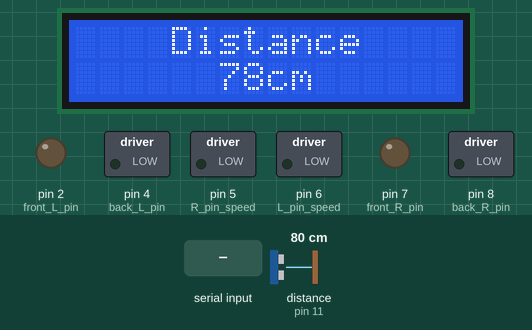
A sketch run on a simulated Arduino Uno, built with avr-gcc and run on an emulated ATmega328P. Shown: 16×2 character LCD, switched loads named in the sketch (green lamp = pin HIGH), output pins drawn as LEDs (lit = HIGH). Wiring (inferred from the names in the program): ultrasonic range finder: trigger pin 10; echo pin 11. The test bench sets the inputs (shaded band); at power-on: distance to the obstacle (sensor on pin 11) 80 cm. The echo pulse lasts 58.3 µs per cm; pins used as bus, display or sensor lines are not drawn; what the sketch prints to the serial monitor is not drawn.

Above: at 1.2 s.
1.3 s: "4" received over Serial
At 2.4 s:
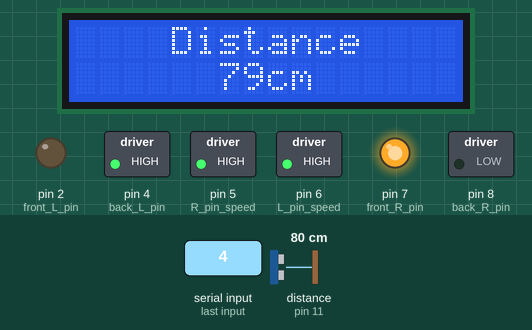
3.2 s: distance to the obstacle (sensor on pin 11) set to 120 cm
At 4.2 s:
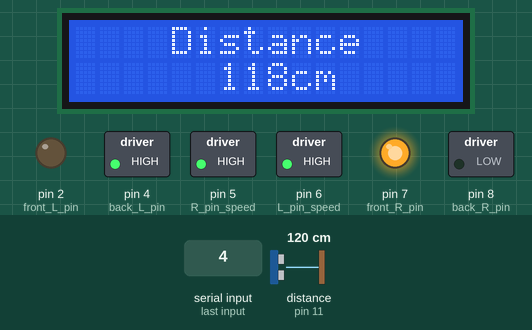
6.2 s: "1" received over Serial
At 6.9 s:
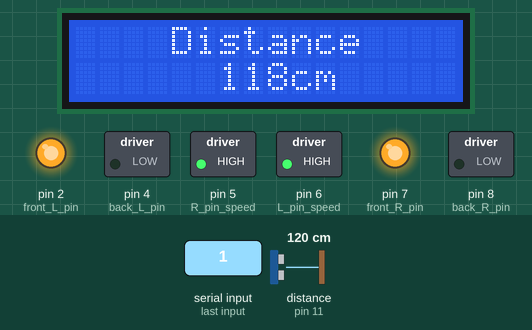
7.7 s: "2" received over Serial
At 9.2 s:
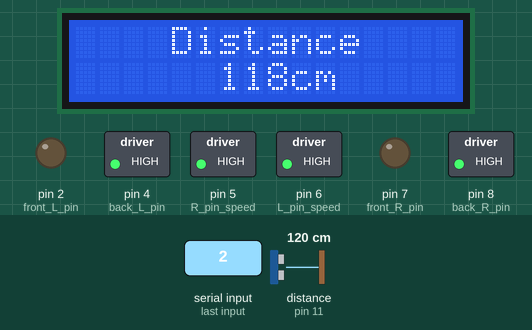
10.7 s: "3" received over Serial
At 11.2 s:
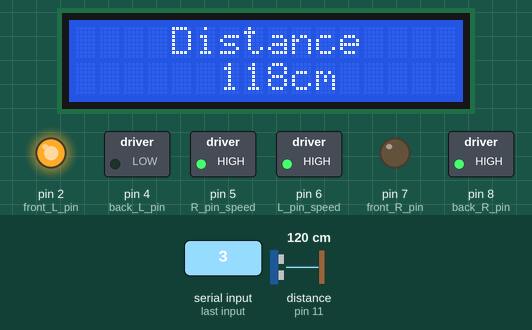
12.2 s: "5" received over Serial
At 13.6 s:
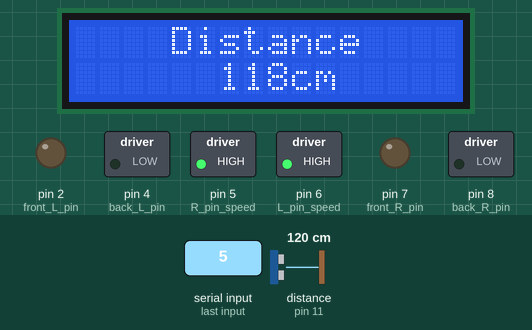
Timing chart, 0 to 15.2 s (numbered marks = the images above; inputs shaded):
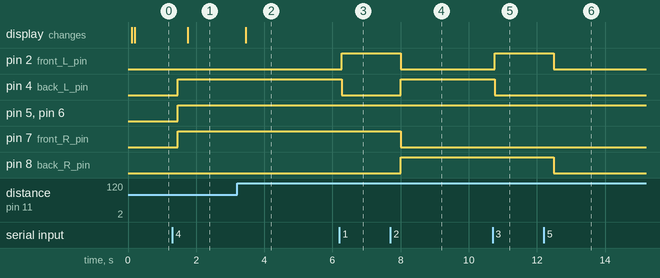

The sketch:

car_management.ino
```cpp
#include <LiquidCrystal_I2C.h>
#include <Wire.h>

#include "pins_config.h"


LiquidCrystal_I2C lcd = LiquidCrystal_I2C(0x3F,16,2);
long duration;
int distance;
char command;

void drive_forward()
{
  digitalWrite(front_L_pin, HIGH);
  digitalWrite(front_R_pin, HIGH);
  digitalWrite(back_L_pin, LOW);
  digitalWrite(back_R_pin, LOW);
}
void drive_backward()
{
  digitalWrite(front_L_pin, LOW);
  digitalWrite(front_R_pin, LOW);
  digitalWrite(back_L_pin, HIGH);
  digitalWrite(back_R_pin, HIGH);
}
void drive_left()
{
  digitalWrite(front_L_pin, HIGH);
  digitalWrite(front_R_pin, LOW);
  digitalWrite(back_L_pin, LOW);
  digitalWrite(back_R_pin, HIGH);
}
void drive_right()
{
  digitalWrite(front_L_pin, LOW);
  digitalWrite(front_R_pin, HIGH);
  digitalWrite(back_L_pin, HIGH);
  digitalWrite(back_R_pin, LOW);
}
void car_stop()
{
  digitalWrite(front_L_pin, LOW);
  digitalWrite(front_R_pin, LOW);
  digitalWrite(back_L_pin, LOW);
  digitalWrite(back_R_pin, LOW);
}

void GPIO_init()
{
  //initialize pins for motor directions
  pinMode(front_L_pin, OUTPUT);
  pinMode(front_R_pin, OUTPUT);
  pinMode(back_L_pin, OUTPUT);
  pinMode(back_R_pin, OUTPUT);

  pinMode(Echo_pin, INPUT);
  pinMode(Trig_pin, OUTPUT);
  car_stop();
}

void motor_speed(int L_speed, int R_speed)
{
  analogWrite(L_pin_speed, L_speed);
  analogWrite(R_pin_speed, R_speed);
}

void car_management(char command)
{
  if(command == '1')
  {
    drive_forward();
    motor_speed(255, 255);
    delay(100);

  }
  else if(command == '2')
  {
    drive_backward();
    motor_speed(255, 255);
    delay(100);

  }
  else if(command == '3')
  {
    drive_left();
    motor_speed(255, 255);
    delay(100);
  }
  else if(command == '4')
  {
    drive_right();
    motor_speed(255, 255);
    delay(100);
  }
  else if(command == '5')
  {
    car_stop();
    delay(100);
  }
  delay(100);
}

void buzzer_on()   //open buzzer
{
  digitalWrite(buzzer_pin, LOW);
}
void buzzer_off()  //close buzzer
{
  digitalWrite(buzzer_pin, HIGH);
}

void setup()
{
  buzzer_off();

  //Wi-Fi or bluetooth connection via android apps
  //wifi connection: IP address: 192.168.4.1 port: 9000
  GPIO_init();

  Serial.begin(9600); // serial communication at baudrate 9600

//  drive_forward();
//  motor_speed(255, 255);
//  delay(2000);
//
//  GPIO_init();
//  drive_backward();
//  motor_speed(255, 255);
//  delay(2000);
//
//  GPIO_init();]
//
//  drive_left();
//  motor_speed(255, 255);
//  delay(2000);
//
//  GPIO_init();
//  drive_right();
//  motor_speed(255, 255);
//  delay(2000);
//
//  car_stop();
}

void loop()
{
  buzzer_off();
  if(Serial.available())
  {
    command = Serial.read();
    Serial.println(command);
  }
  car_management(command);

  // ultrasonic sensor config
  digitalWrite(Trig_pin, LOW);
  delayMicroseconds(5);

  digitalWrite(Trig_pin, HIGH);
  delayMicroseconds(10);
  digitalWrite(Trig_pin, LOW);

  duration = pulseIn(Echo_pin, HIGH);
  distance = duration * 0.034 / 2;
  if(distance  < 8)
  {
    buzzer_on();
  }

//  Serial.print("Distance = ");
//  Serial.print(duration/100.00);
//  Serial.println(" cm");
//  delay(50);

  // start the LCD display:
  lcd.begin();
  lcd.backlight();

  lcd.clear(); //clear the screen
  lcd.setCursor(0,0); // Set the cursor to column 1, line 1 (counting starts at zero)

  // prints the distance, measured by ultrasonic sensor, on the LCD display
  lcd.print("    Distance    "); // put this string on the middle of the line

  //go on the next line
  lcd.setCursor(6,1);
  lcd.print(distance);
  lcd.print("cm");

  delay(50);

}
```

pins_config.h
```cpp
// Pins configuration of Motor Driver
//Configure pins for motor directions
#define front_L_pin 2
#define front_R_pin 7

#define back_L_pin 4
#define back_R_pin 8

// Configure pins for motor speed (PWM config)
#define L_pin_speed 6
#define R_pin_speed 5

// Configure pins for ultrasonic sensor
#define Trig_pin 10
#define Echo_pin 11

#define buzzer_pin 13
```

Measured:
- after the input at 1.3 s, pin 4 (back_L_pin), pin 5 (R_pin_speed), pin 6 (L_pin_speed), pin 7 (front_R_pin): LOW → HIGH after 0.15 s; the display: changes after 0.45 s (image 1)
- after the input at 3.2 s, the display: changes after 0.26 s (image 2)
- after the input at 6.2 s, pin 2 (front_L_pin): LOW → HIGH after 0.08 s; pin 4 (back_L_pin): HIGH → LOW after 0.08 s
- after the input at 7.7 s, pin 2 (front_L_pin), pin 7 (front_R_pin): HIGH → LOW after 0.30 s; pin 4 (back_L_pin), pin 8 (back_R_pin): LOW → HIGH after 0.30 s
- after the input at 10.7 s, pin 2 (front_L_pin): LOW → HIGH after 0.07 s; pin 4 (back_L_pin): HIGH → LOW after 0.07 s
- after the input at 12.2 s, pin 2 (front_L_pin), pin 8 (back_R_pin): HIGH → LOW after 0.30 s
